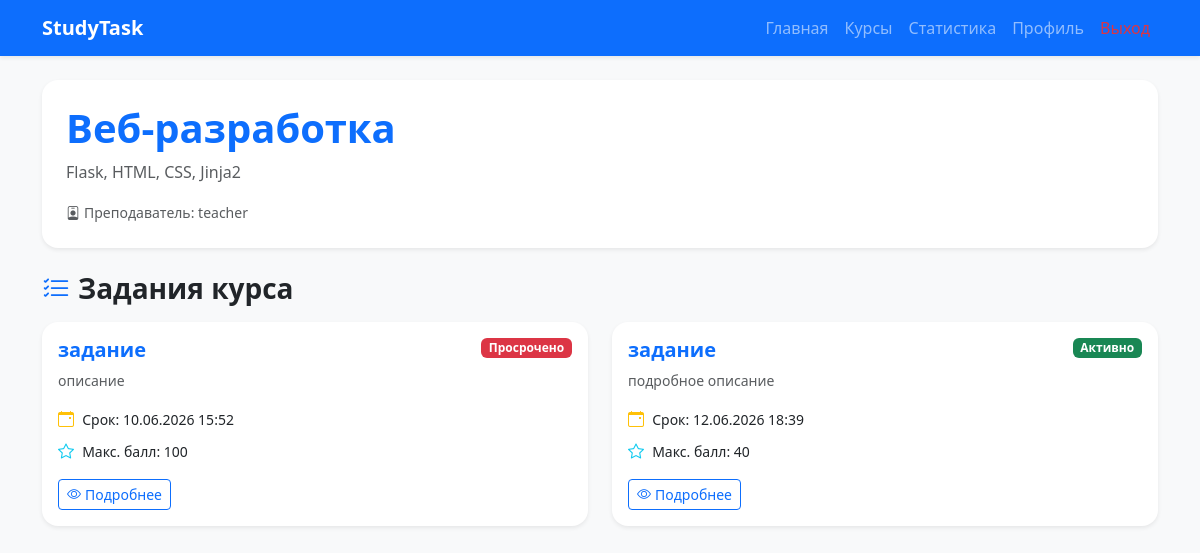
The page /course/1 (signed in) on the database its author committed.
### models.py (models this page shows)
class Course(db.Model):
    __tablename__ = 'courses'
    id = db.Column(db.Integer, primary_key=True)
    title = db.Column(db.String(100), nullable=False)
    description = db.Column(db.Text, nullable=True)
    teacher_id = db.Column(db.Integer, db.ForeignKey('users.id'), nullable=False)
    created_at = db.Column(db.DateTime, default=datetime.utcnow)
    teacher = db.relationship('User', back_populates='teacher_courses')
    tasks = db.relationship('Task', back_populates='course', lazy=True, cascade='all, delete-orphan')

class User(UserMixin, db.Model):
    __tablename__ = 'users'
    id = db.Column(db.Integer, primary_key=True)
    username = db.Column(db.String(80), unique=True, nullable=False)
    email = db.Column(db.String(120), unique=True, nullable=False)
    password_hash = db.Column(db.String(200), nullable=False)
    role = db.Column(db.String(20), nullable=False, default='student')
    group = db.Column(db.String(50), nullable=True)
    about = db.Column(db.Text, nullable=True)
    created_at = db.Column(db.DateTime, default=datetime.utcnow)
    last_login = db.Column(db.DateTime, nullable=True)
    teacher_courses = db.relationship('Course', back_populates='teacher', lazy=True)
    student_submissions = db.relationship('Submission', back_populates='student', lazy=True)

class Task(db.Model):
    __tablename__ = 'tasks'
    id = db.Column(db.Integer, primary_key=True)
    title = db.Column(db.String(100), nullable=False)
    description = db.Column(db.Text, nullable=False)
    task_type = db.Column(db.String(50), default='Лабораторная работа')
    max_score = db.Column(db.Integer, default=100)
    deadline = db.Column(db.DateTime, nullable=False)
    created_at = db.Column(db.DateTime, default=datetime.utcnow)
    course_id = db.Column(db.Integer, db.ForeignKey('courses.id'), nullable=False)
    allow_resubmit = db.Column(db.Boolean, default=True)
    is_published = db.Column(db.Boolean, default=True)
    course = db.relationship('Course', back_populates='tasks')
    submissions = db.relationship('Submission', back_populates='task', lazy=True, cascade='all, delete-orphan')

### app.py (the view)
@app.route('/course/<int:course_id>')
@login_required
def course_detail(course_id):
    course = Course.query.get_or_404(course_id)
    if current_user.role == 'teacher' and course.teacher_id != current_user.id:
        flash('Доступ запрещен', 'danger')
        return redirect(url_for('courses'))
    tasks = Task.query.filter_by(course_id=course_id)
    if current_user.role == 'student':
        tasks = tasks.filter_by(is_published=True)
    tasks = tasks.all()
    return render_template('course_detail.html', course=course, tasks=tasks)

### app.py (called while the page is built)
@login_manager.user_loader
def load_user(user_id):
    return User.query.get(int(user_id))

@app.context_processor
def utility_processor():
    return {'now': datetime.utcnow()}

### templates/course_detail.html (shortened to what this page needs)
<!DOCTYPE html>
<html lang="ru">
<head>
    <link href="https://cdn.jsdelivr.net/npm/bootstrap@5.3.0/dist/css/bootstrap.min.css" rel="stylesheet">
    <link rel="stylesheet" href="https://cdn.jsdelivr.net/npm/bootstrap-icons@1.11.0/font/bootstrap-icons.css">
</head>
<body class="bg-light">
    <nav class="navbar navbar-expand-lg navbar-dark bg-primary shadow-sm">
        <div class="container">
            <a class="navbar-brand fw-bold" href="{{ url_for('dashboard') }}">StudyTask</a>
            <div class="collapse navbar-collapse" id="navbarNav">
                <ul class="navbar-nav ms-auto">
                    <li class="nav-item"><a class="nav-link" href="{{ url_for('dashboard') }}">Главная</a></li>
                    <li class="nav-item"><a class="nav-link" href="{{ url_for('courses') }}">Курсы</a></li>
                    <li class="nav-item"><a class="nav-link" href="{{ url_for('statistics') }}">Статистика</a></li>
                    <li class="nav-item"><a class="nav-link" href="{{ url_for('profile') }}">Профиль</a></li>
                    <li class="nav-item"><a class="nav-link text-danger" href="{{ url_for('logout') }}">Выход</a></li>
                </ul>
            </div>
        </div>
    </nav>
    <div class="container py-4">
        <div class="card border-0 shadow-sm rounded-4 mb-4">
            <div class="card-body p-4">
                <div class="d-flex justify-content-between align-items-start">
                    <div>
                        <h1 class="fw-bold text-primary">{{ course.title }}</h1>
                        <p class="text-muted mt-2">{{ course.description or 'Нет описания' }}</p>
                        <p class="mb-0">
                            <small class="text-muted">
                                <i class="bi bi-person-badge me-1"></i>Преподаватель: {{ course.teacher.username }}
                            </small>
                        </p>
                    </div>
                </div>
            </div>
        </div>
        <h3 class="fw-bold mb-3">
            <i class="bi bi-list-check text-primary me-2"></i>Задания курса
        </h3>
        {% if tasks %}
            <div class="row">
                {% for task in tasks %}
                <div class="col-md-6 mb-4">
                    <div class="card border-0 shadow-sm rounded-4 h-100">
                        <div class="card-body">
                            <div class="d-flex justify-content-between align-items-start">
                                <h5 class="card-title fw-bold text-primary">{{ task.title }}</h5>
                                <span class="badge {% if task.deadline < now %}bg-danger{% else %}bg-success{% endif %}">
                                    {% if task.deadline < now %}Просрочено{% else %}Активно{% endif %}
                                </span>
                            </div>
                            <p class="card-text text-muted small">{{ task.description[:100] }}{% if task.description|length > 100 %}...{% endif %}</p>
                            <p class="mb-2">
                                <i class="bi bi-calendar-event text-warning me-1"></i>
                                <small>Срок: {{ task.deadline.strftime('%d.%m.%Y %H:%M') }}</small>
                            </p>
                            <p class="mb-2">
                                <i class="bi bi-star text-info me-1"></i>
                                <small>Макс. балл: {{ task.max_score }}</small>
                            </p>
                            <a href="{{ url_for('task_detail', task_id=task.id) }}" class="btn btn-outline-primary btn-sm mt-2">
                                <i class="bi bi-eye me-1"></i>Подробнее
                            </a>
                        </div>
                    </div>
                </div>
                {% endfor %}
            </div>
        {% endif %}
    </div>
</body>
</html>

### rows shown on the page
Course: title "Веб-разработка", description "Flask, HTML, CSS, Jinja2"
User: teacher.username "teacher"
Task: title "задание", shows "Просрочено", description "описание", deadline "10.06.2026 15:52", max_score "100"
Task: title "задание", shows "Активно", description "подробное описание", deadline "12.06.2026 18:39", max_score "40"
